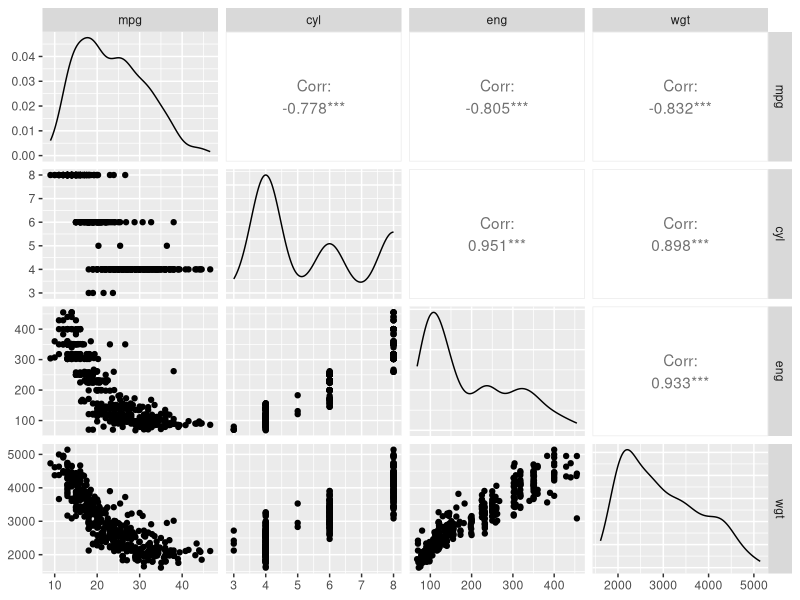
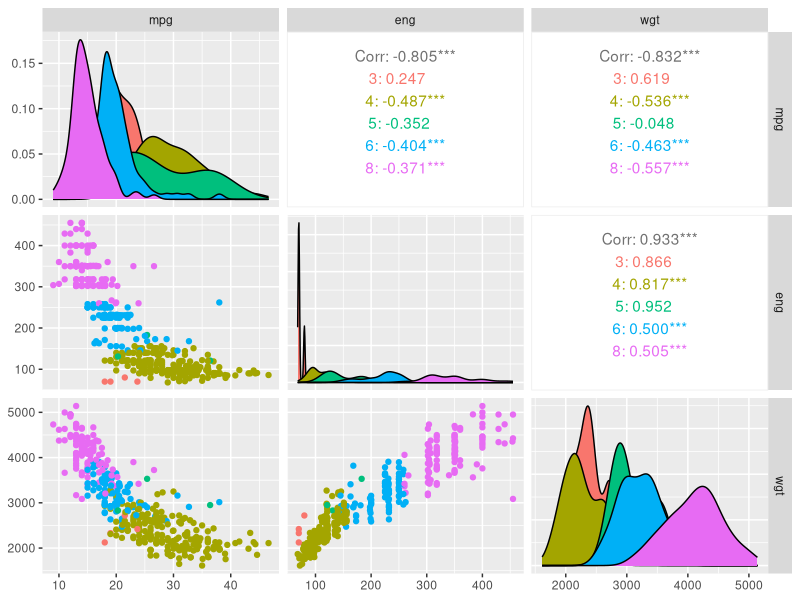

The R source for these figures, in order:
## ---- chunk 1

library(tidyverse)
library(haven)
library(here)


cars <- read_dta(here("data/cars.dta"))

## ---- chunk 2

attributes(cars$mpg)

## ---- chunk 3

attributes(cars$mpg)$label

## ---- chunk 4

codebook <- 
  tibble(var = colnames(cars),
         label = map_chr(cars,~attributes(.x)$label)) 

codebook

## ---- chunk 5

list_of_functions <- list(mean=mean,sd=sd,min=min,max=max)

list_of_functions %>%
  map_dbl(~.x(cars$mpg, na.rm = TRUE))


## ---- chunk 6

stats_to_tibble <- function(var,funs) {
  funs %>%
    map_dbl(~ifelse(is.numeric(var),.x(var,na.rm = TRUE),NA)) %>%
    as_tibble_row()
}

summ_stats <- 
  cars %>%
    map(~stats_to_tibble(.x,list_of_functions)) %>%
    list_rbind()
summ_stats



## ---- chunk 7

bind_cols(codebook, summ_stats)   

## ---- chunk 8

create_codebook <- function(.df,stats = list(mean=mean,sd=sd,min=min,max=max,
                                            prop_miss=prop_miss)) {
  labels <- tibble(var = colnames(.df),
                   label = map_chr(.df,function(x) coalesce(attributes(x)$label,"")),
                   type = map_chr(.df, typeof))


  prop_miss <- function(x,na.rm = TRUE) {
    mean(is.na(x))
  }

  stats_to_tibble <- function(var,stats) {
    map_dbl(stats,~ifelse(is.numeric(var),.x(var,na.rm = TRUE),NA)) %>%
    as_tibble_row()
  }

  sumstats <-
    .df %>%
    map(~stats_to_tibble(.x,stats)) %>%
    list_rbind() %>%
    mutate(across(where(is.numeric),
                ~round(.x,2)))  

   bind_cols(labels,sumstats)
}

create_codebook(cars) 


## ---- chunk 9

library(GGally)

ggpairs(cars) 

## ---- chunk 10

cars %>%
  ggpairs(columns = c(1,3,4), 
          ggplot2::aes(colour=factor(cyl))) 

